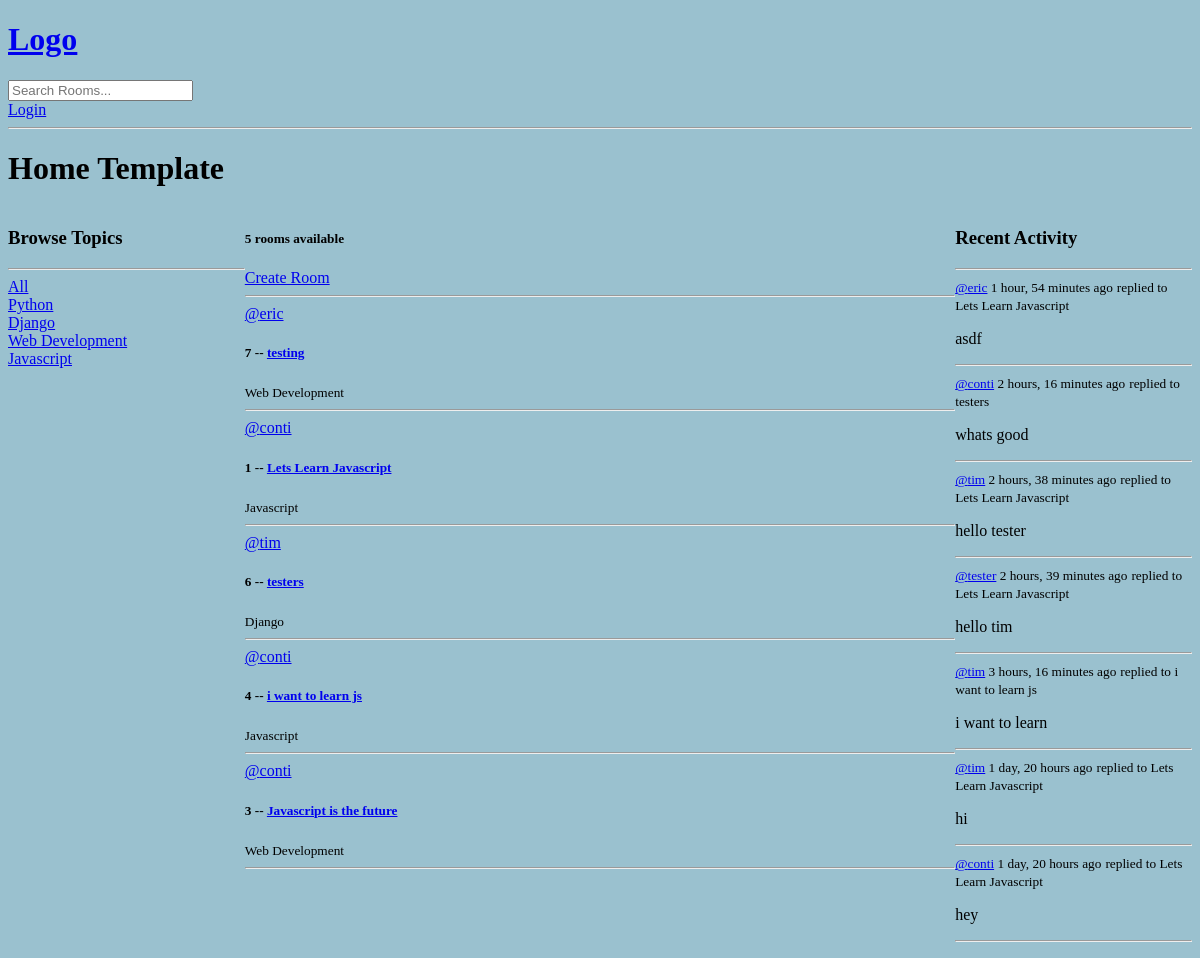
Before: / with the older database file.
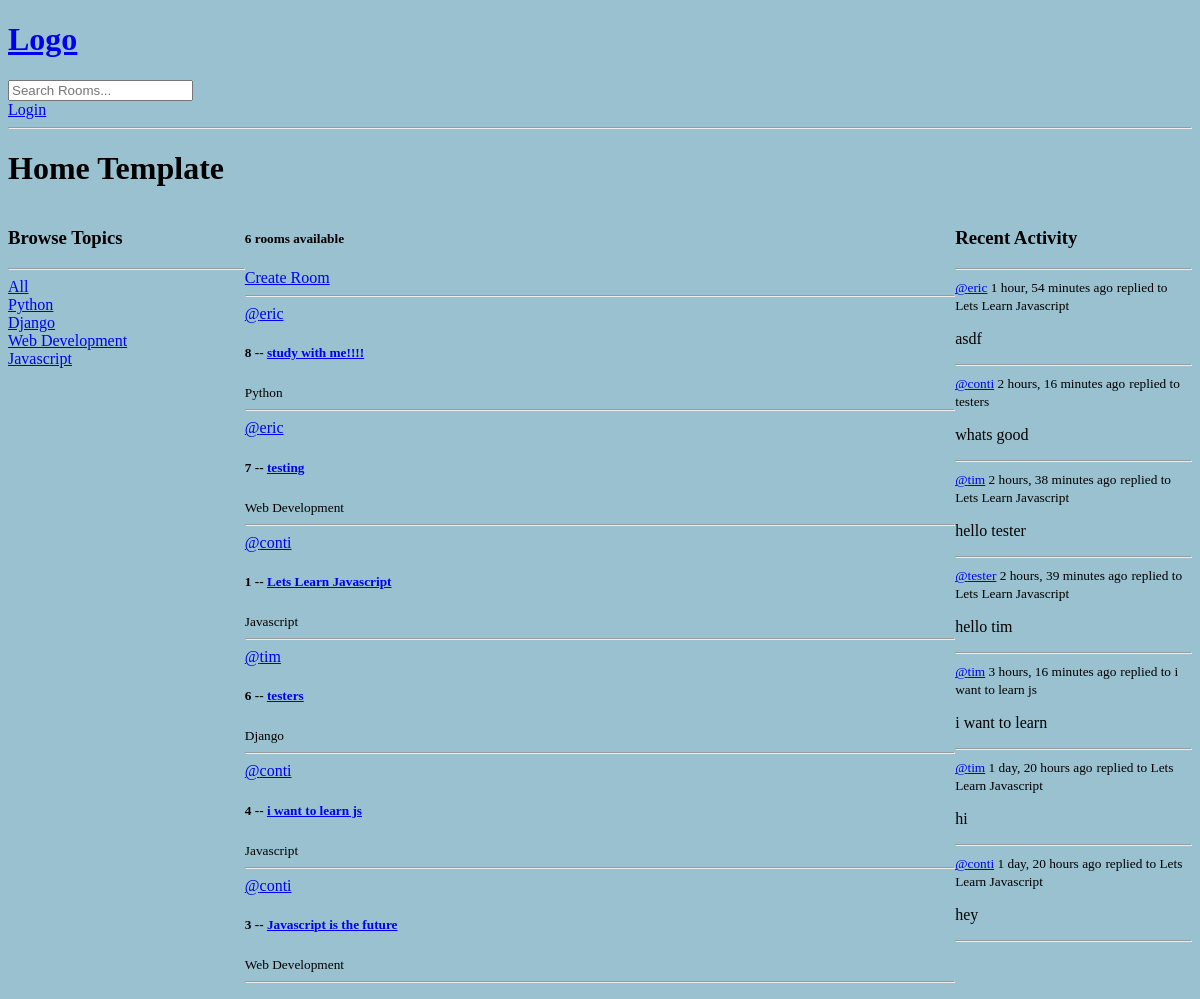
After: the same page with the newer database file.
### base/models.py (models this page shows, shortened)
class Topic(models.Model):
    name = models.CharField(max_length=200)

class Room(models.Model):
    host = models.ForeignKey(User,  on_delete=models.SET_NULL, null=True)
    topic = models.ForeignKey(Topic,  on_delete=models.SET_NULL, null=True)
    name = models.CharField(max_length=200)
    description = models.TextField(null=True, blank=True)
    participants = models.ManyToManyField(User, related_name='participants', blank=True)
    updated = models.DateTimeField(auto_now=True)
    created = models.DateTimeField(auto_now_add=True)
    class Meta:
        ordering = ['-updated','-created']
    def __str__(self):
        return self.name

class Message(models.Model):
    user = models.ForeignKey(User, on_delete=models.CASCADE)
    room = models.ForeignKey(Room,  on_delete=models.CASCADE)
    body = models.TextField()
    updated = models.DateTimeField(auto_now=True)
    created = models.DateTimeField(auto_now_add=True)
    class Meta:
        ordering = ['-updated','-created']
    def __str__(self):
            return self.body[0:50]

### base/views.py (the view)
# urls.py: path('', views.home, name='home'),
def home(request):
    q = request.GET.get('q') if request.GET.get('q') != None else ''
    rooms = Room.objects.filter(
        Q(topic__name__icontains=q) |
        Q(name__icontains=q) |
        Q(description__icontains=q))
    topics = Topic.objects.all()
    room_count = rooms.count()
    room_messages = Message.objects.all().filter(Q(room__topic__name__icontains=q))
    context = {'rooms':rooms, 'topics':topics,
               'room_count':room_count, 'room_messages':room_messages}
    return render(request, 'base/home.html', context)

### base/templates/base/home.html (shortened to what this page needs)
{% extends 'main.html' %} {% block content %}
<h1>Home Template</h1>
<div class="home-container">
  <div>
    {% include 'base/topics_component.html' %}
  </div>
  <div>
    <h5>{{room_count}} rooms available</h5>
    <a href="{% url 'create-room' %}">Create Room</a>
    <hr />
    {% include 'base/feed_component.html'%}
  </div>
  <div>
    {% include 'base/activity_component.html' %}
  </div>
</div>
{% endblock content%}

### base/templates/base/topics_component.html
<h3>Browse Topics</h3>
<hr />
<div>
  <a href="{% url 'home' %}">All</a>
</div>
{% for topic in topics %}
<div>
  <a href="{% url 'home' %}?q={{topic.name}}">{{topic.name}}</a>
</div>
{% endfor %}

### base/templates/base/feed_component.html (shortened to what this page needs)
<div>
    {% for room in rooms %}
    <div>
      <a href="{% url 'user-profile' room.host.id %}">@{{room.host.username}}</a>
      <h5>
        {{room.id}} -- <a href="{% url 'room' room.id %}"> {{room.name}}</a>
      </h5>
      <small>{{room.topic.name}}</small>
      <hr />
    </div>
    {% endfor %}
  </div>

### base/templates/base/activity_component.html (shortened to what this page needs)
<h3>Recent Activity</h3>
<hr />
{% for message in room_messages %}
<div>
  <small><a href="{% url 'user-profile' message.user.id %}">@{{message.user.username}}</a> {{message.created|timesince}} ago</small>
  <small>replied to {{message.room}}</small>
  <p>{{message}}</p>
  <hr />
  {% endfor %}
</div>

Changed rows visible on the page:
added Room: host.username "eric", id "8", name "study with me!!!!", topic.name "Python"
Other visible differences:
{{ room_count }}: "5" → "6"
